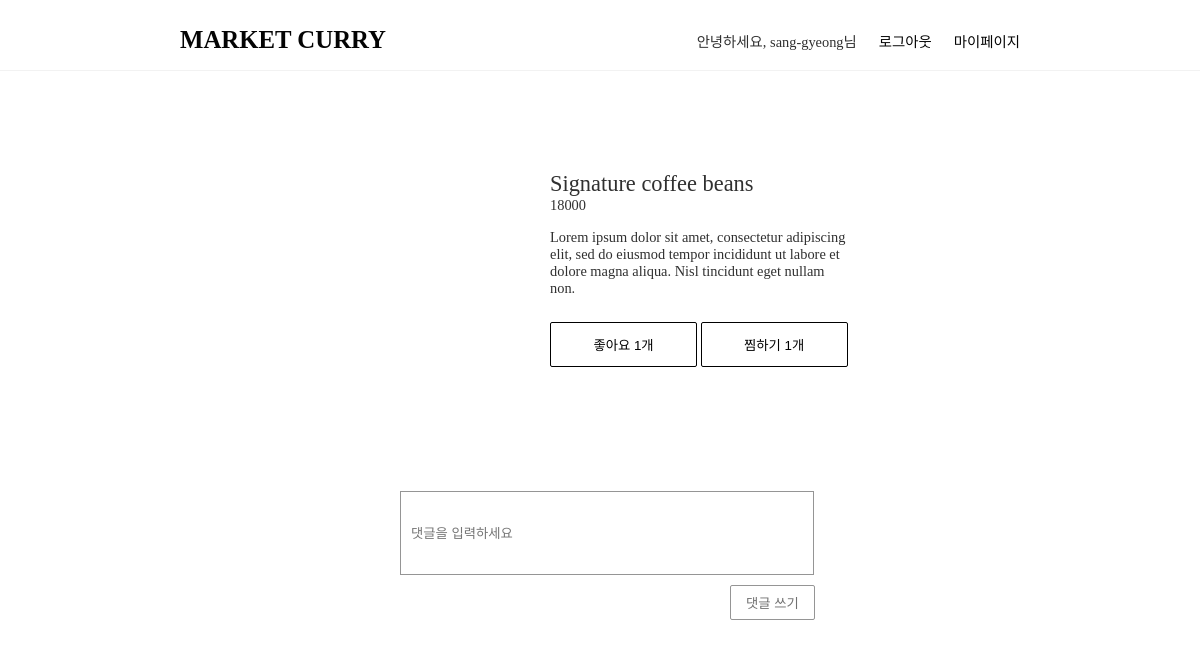
Screenshot of /detail/9 (signed in) with the database file from the repository.
### app/models.py (models this page shows, shortened)
class Post(models.Model):
    title = models.CharField(max_length=200)
    img_url = models.TextField(null=True, blank=True)
    price = models.IntegerField(null=True, blank=True)
    content = models.TextField(null=True, blank=True)
    author = models.ForeignKey(User, on_delete=models.CASCADE, related_name='posts')

### app/views.py (the view, shortened to what this page needs)
# urls.py: path('detail/<int:post_pk>', views.detail, name="detail"),
@login_required(login_url='/registration/login')
def detail(request, post_pk):
    post = Post.objects.get(pk=post_pk)
    existing_like = Like.objects.filter(
        post = post,
        user = request.user
    )
    existing_wish = Wish.objects.filter(
        post = post,
        user = request.user
    )
    is_like = True if (existing_like.count() > 0 ) else False
    is_wish = True if (existing_wish.count() > 0 ) else False
    return render(request, 'detail.html', {'post': post , 'is_like' : is_like , 'is_wish' : is_wish})

### app/templates/detail.html (shortened to what this page needs)
{% extends 'base.html' %}
{% block content %}
 <main>
   <div class="detail-top">
     <div class="detail-post-img" style="background-image : url('{{ post.img_url }}'); background-size:cover; background-position:center center"></div>
      <div class="detail-content-box">
        <div class="detail-post-title">{{ post.title }}</div>
        <div class="detail-post-price">{{ post.price }}</div>
        <div class="detail-post-content">{{ post.content }}</div>
        <div class="status-box">
              <button id="like-button" class="like-button {% if is_like == True %}red{% endif %}" onclick="like()" >좋아요 {{post.likes.count}}개 </button>
              <button id="wish-button" class="wish-button {% if is_wish == True %}blue{% endif %}" onclick="wish()">찜하기 {{post.wishes.count}}개 </button>
        </div>
      </div>
  </div>
  <form class="comment-form"method="POST">
      <input class="comment-input" type="text" name="content" placeholder="댓글을 입력하세요" maxlength="80">
      <button class="new-comment-button"type="submit">댓글 쓰기</button>
 </form>
 </main>
{% endblock content %}

### app/templates/base.html (shortened to what this page needs)
{% load static %}
{% load socialaccount %}
<!DOCTYPE html>
<html lang="en">
<head>
  <link rel="stylesheet" type="text/css" href="{% static 'base.css' %}?v=0.1">
</head>
<body>
  <header class="nav-bar">
    <a class="home-logo" href="{% url 'home' %}">MARKET CURRY</a>
    <div class="nav-item-wrapper">
      {% if user.is_authenticated %}
        <div class="nav-item">안녕하세요, {{ user.username }}님</div>
        <a class="nav-item" href="{% url 'logout' %}">로그아웃</a>
        <a class="nav-item" href="{% url 'mypage' %}">마이페이지</a>
      {% else %}
        <a class="nav-item" href="{% url 'login' %}">로그인</a>
        <a class="nav-item" href="{% url 'signup' %}">회원가입</a>
    {% endif %}
    </div>
  </header>
  {% block content %}
  {% endblock content %}
</body>
</html>

### app/static/base.css (style rules this page uses)
body { margin : 0; background-color : white; color : #303030; position : relative; font-size : 90%; }
button { background-color : white; border : 1px solid; border-radius : 2px; cursor: pointer; outline:0; }
a { color : #040404; text-decoration : none; }
header { border-bottom : 0.5px solid #f2f2f2; padding : 0 15%; padding-top : 10px; display : flex; height : 60px; align-items : center; justify-content : space-between; }
.home-logo { font-size : 1.55rem; font-weight : 600; }
.nav-item-wrapper { display : flex; }
.nav-item-wrapper > .nav-item { margin-left : 22px; }
main { display : flex; flex-direction : column; align-items : center; }
.detail-top { background-color : white; display : flex; margin-top : 100px; }
.detail-post-img { width : 200px; height : 200px; }
.detail-content-box { padding : 0px 40px; width : 300px; }
.detail-post-title { font-size : 1.4rem; }
.detail-post-content { margin : 15px 0; }
.like-button, .wish-button { padding : 5px; width : 49%; height : 45px; margin-top : 10px; }
.comment-form { width : 400px; margin-top : 70px; padding : 50px; }
.comment-input { width : 100%; height : 80px; padding-left : 10px; border : 0.5px solid #959595; }
.new-comment-button { height : 35px; width : 85px; border : 0.5px solid #959595; color : #707070; position : relative; left : 330px; top : 10px; margin-bottom : 20px; }

### rows the page displays
Post: title "Signature coffee beans", price "18000", content "Lorem ipsum dolor sit amet, consectetur adipiscing elit, sed do eiusmod tempor incididunt ut labore et dolore magna aliqua. Nisl tincidunt eget nullam non.", likes.count "1", wishes.count "1"

### other values shown
{{ user.username }} "sang-gyeong"
